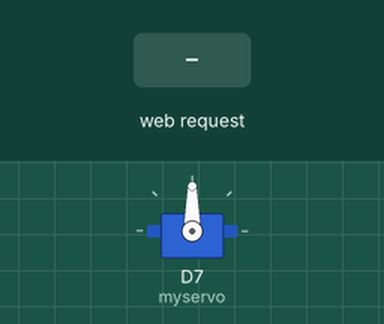
Bench run of a sketch on a simulated ESP8266 (NodeMCU). Shown: servo. The inputs (shaded band) are chosen by the test bench. WiFi joins after 1.5 s; servers stay silent unless stated; what the sketch prints to the serial monitor is not drawn.

Above: at 2.7 s.
2.8 s: HTTP request GET /on received
At 4.0 s:
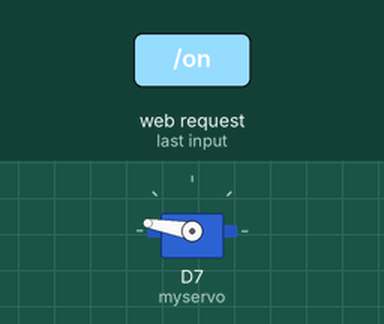
4.3 s: HTTP request GET /off received
At 5.2 s:
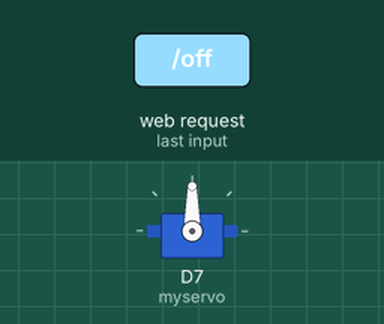
Timing chart, 0 to 7.3 s (numbered marks = the images above; inputs shaded):
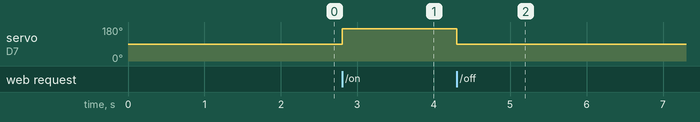

The sketch:

Servo-esp.ino
```cpp
#include <ESP8266WiFi.h>
#include <Wire.h>
#include <Servo.h>

#define D0 16
#define D1 5 // I2C Bus SCL (clock)
#define D2 4 // I2C Bus SDA (data)
#define D3 0
#define D4 2 // Same as "LED_BUILTIN", but inverted logic
#define D5 14 // SPI Bus SCK (clock)
#define D6 12 // SPI Bus MISO
#define D7 13 // SPI Bus MOSI
#define D8 15 // SPI Bus SS (CS)
#define D9 3 // RX0 (Serial console)
#define D10 1 // TX0 (Serial console)

const char* ssid = "HiddenInnGleneden";
const char* password = "sspzik7sshrcd4";
int pos = 10;
WiFiServer server(80);
Servo myservo;

void setup() {
  myservo.attach(13);

  Wire.begin(D1, D2);
  Serial.begin(115200);

  // Connect to WiFi network
  Serial.print("Connecting to ");
  Serial.println(ssid);

  WiFi.begin(ssid, password);

  while (WiFi.status() != WL_CONNECTED) {
    delay(500);
    Serial.print(".");
  }
  Serial.println("");
  Serial.println("WiFi connected");

  // Start the server
  server.begin();
  Serial.println("Server started");

  // Print the IP address
  Serial.print("Use this URL to connect: ");
  Serial.print("http://");
  Serial.print(WiFi.localIP());
  Serial.println("/");
}

void loop() {
  // Check if a client has connected
  WiFiClient client = server.available();
  if (!client) {
    return;
  }

  // Wait until the client sends some data
  while(!client.available()){
    delay(1);
  }

  // Read the first line of the request
  String request = client.readStringUntil('\r');
  client.flush();

  // Match the request

  if (request.indexOf("/off") != -1)  {
    Serial.println("Turn Off");
    pos = 90;
  } else {
    Serial.print("huh");
    Serial.println(pos);
  }
  if (request.indexOf("/on") != -1)  {
    Serial.println("Turn On");
    pos = 170;
  }

  myservo.write(pos);

  // Return the response
  client.println("HTTP/1.1 200 OK");
  client.println("Content-Type: text/html");
  client.println(""); //  do not forget this one
  client.println("<!DOCTYPE HTML>");
  client.println("<html>");

  client.print("Led pin is now: ");

  client.println("<br><br>");
  client.println("<a href=\"/off\"\"><button>Off</button></a>");
  client.println("<a href=\"/on\"\"><button>On</button></a><br />");
  client.println("</html>");

  delay(1);
  Serial.println("");

}
```

Measured:
- after the input at 2.8 s, servo on D7 (myservo): 90° → 170° at once
- after the input at 4.3 s, servo on D7 (myservo): 170° → 90° at once
